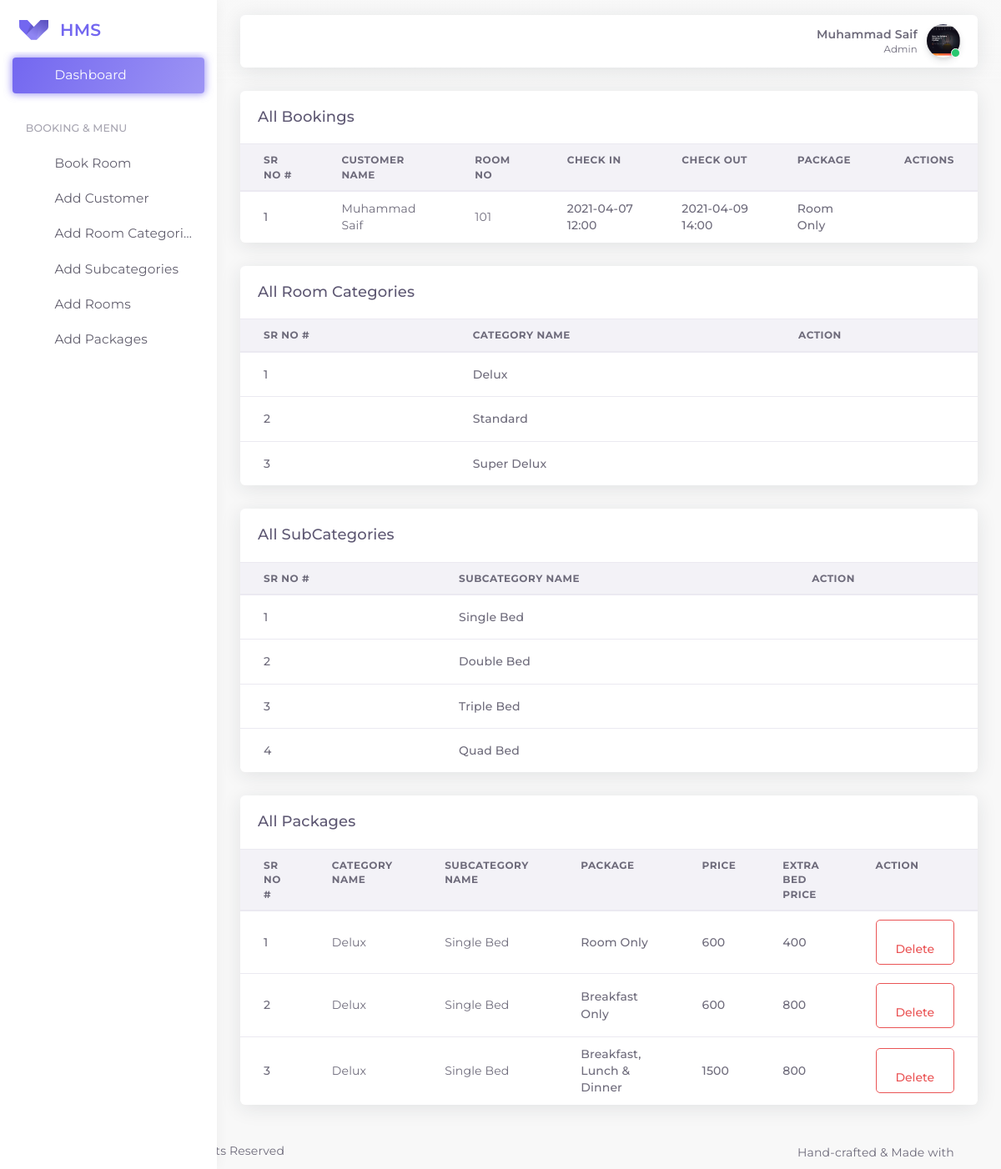
The app's page /themes/pages/dashboard.php (signed in) with its own data.
### tables this page shows
CREATE TABLE `hms_booking` (
  `bookid` int(11) NOT NULL,
  `customer_no` varchar(20) NOT NULL,
  `first_name` varchar(50) NOT NULL,
  `last_name` varchar(50) NOT NULL,
  `address` varchar(200) NOT NULL,
  `email` varchar(100) NOT NULL,
  `phone_no` varchar(100) NOT NULL,
  `id_card` varchar(50) NOT NULL,
  `id_card_type` varchar(50) NOT NULL,
  `country` varchar(25) NOT NULL,
  `catid` int(50) NOT NULL,
  `subcatid` int(50) NOT NULL,
  `room_no` varchar(50) NOT NULL,
  `extra_bed` varchar(50) NOT NULL,
  `pack_name` varchar(150) NOT NULL,
  `no_of_guests` int(10) NOT NULL,
  `check_in` varchar(100) NOT NULL,
  `check_out` varchar(100) NOT NULL,
  `total_payment` varchar(50) NOT NULL,
  `paid` varchar(50) DEFAULT NULL,
  `payment_method` varchar(50) NOT NULL,
  `status` varchar(10) NOT NULL,
  `created_at` datetime NOT NULL DEFAULT current_timestamp()
);

CREATE TABLE `hms_rooms_categories` (
  `rcid` int(11) NOT NULL,
  `category_name` varchar(100) NOT NULL,
  `created_at` datetime NOT NULL DEFAULT current_timestamp()
);

CREATE TABLE `hms_rooms_subcategories` (
  `subcatid` int(11) NOT NULL,
  `name` varchar(100) NOT NULL,
  `created_at` datetime NOT NULL DEFAULT current_timestamp()
);

CREATE TABLE `hms_packages` (
  `pack_id` int(11) NOT NULL,
  `catid` int(11) NOT NULL,
  `subcatid` int(11) NOT NULL,
  `pack_name` varchar(200) NOT NULL,
  `extra_bed` varchar(50) NOT NULL,
  `price` varchar(50) NOT NULL,
  `created_at` datetime NOT NULL DEFAULT current_timestamp()
);

### app-assets/classes/Booking.php (called while the page is built, shortened)
<?php
class Booking
{
    protected $conn;
    public function __construct($conn)
    {
        $this->conn = $conn;
    }
    public function get_all_bookings()
    {
        $stmt = $this->conn->prepare("SELECT * FROM hms_booking ORDER BY bookid DESC");
        $stmt->execute();
        $stmt->setFetchMode(PDO::FETCH_ASSOC);
        $bookings = $stmt->fetchAll();
        if ($bookings) {
            return $bookings;
        } else {
            return false;
        }
    }
}

### app-assets/classes/Rooms.php (called while the page is built, shortened)
<?php
class Rooms
{
    protected $conn;
    public function __construct($conn)
    {
        $this->conn = $conn;
    }
    public function get_room_categories()
    {
        $stmt = $this->conn->prepare("SELECT * FROM hms_rooms_categories");
        $stmt->execute();
        $stmt->setFetchMode(PDO::FETCH_ASSOC);
        $categories = $stmt->fetchAll();
        if ($categories) {
            return $categories;
        } else {
            return false;
        }
    }
    public function get_all_subcategories()
    {
        $stmt = $this->conn->prepare("SELECT * FROM hms_rooms_subcategories");
        $stmt->execute();
        $stmt->setFetchMode(PDO::FETCH_ASSOC);
        $subcategories = $stmt->fetchAll();
        if ($subcategories) {
            return $subcategories;
        } else {
            return false;
        }
    }
    public function get_all_packages()
    {
        $stmt = $this->conn->prepare("SELECT * FROM hms_packages");
        $stmt->execute();
        $stmt->setFetchMode(PDO::FETCH_ASSOC);
        $packages = $stmt->fetchAll();
        if ($packages) {
            return $packages;
        } else {
            return false;
        }
    }
}

### app-assets/includes/getpackages.php (the view, shortened to what this page needs)
<?php
$db = new DbConnect;
$conn = $db->DbConnection();
$rooms = new Rooms($conn);
$categories = $rooms->get_room_categories();
$subcategories = $rooms->get_all_subcategories();
$packages = $rooms->get_all_packages();
function searchcatename($catid, $catearray)
{
    foreach ($catearray as $categ) {
        if ($categ['rcid'] == $catid) {
            return $categ["category_name"];
        }
    }
    return null;
}
function searchsubcatename($subcatid, $subcatearray)
{
    foreach ($subcatearray as $categ) {
        if ($categ['subcatid'] == $subcatid) {
            return $categ["name"];
        }
    }
    return null;
}
?>
<div class="row" id="basic-table">
    <div class="col-12">
        <div class="card">
            <div class="card-header">
                <h4 class="card-title">All Packages</h4>
            </div>
            <div class="table-responsive">
                <table class="table">
                    <thead>
                        <tr>
                            <th>Sr No #</th>
                            <th>Category Name</th>
                            <th>SubCategory Name</th>
                            <th>Package</th>
                            <th>Price</th>
                            <th>Extra Bed Price</th>
                            <th>Action</th>
                        </tr>
                    </thead>
                    <tbody>
                        <?php
                        if ($packages) {
                            $i = 1;
                            foreach ($packages as $package) {
                                echo '<tr>
                            <td>
                                <span class="font-weight-bold">' . $i . '</span>
                            </td>
                            <td>' . searchcatename($package["catid"], $categories) . '</td>
                            <td>' . searchsubcatename($package["subcatid"], $subcategories) . '</td>
                            <td class="font-weight-bold">' . $package["pack_name"] . '</td>
                            <td class="font-weight-bold">' . $package["price"] . '</td>
                            <td class="font-weight-bold">' . $package["extra_bed"] . '</td>
                            <td>
                            <form>
                            <input type="hidden" value="' . $package["pack_id"] . '" name="pack_id">
                            <button type="button" class="btn btn-outline-danger btndelete" id="deletepackage">
                                <i data-feather="trash" class="mr-50"></i>
                                <span>Delete</span>
                            </button>
                            </form>
                            </td>
                        </tr>';
                                $i++;
                            }
                        } else {
                            echo "<tr><td class='p-1'> No Packages Found.</td><tr>";
                        }
                        ?>
                    </tbody>
                </table>
            </div>
        </div>
    </div>
</div>

### app-assets/includes/getbooking.php (shortened to what this page needs)
<?php
$db = new DbConnect;
$conn = $db->DbConnection();
$bookings = new Booking($conn);
$booked = $bookings->get_all_bookings();
?>
<div class="row" id="basic-table">
    <div class="col-12">
        <div class="card">
            <div class="card-header">
                <h4 class="card-title">All Bookings</h4>
            </div>
            <div class="table-responsive">
                <table class="table">
                    <thead>
                        <tr>
                            <th>Sr No #</th>
                            <th>Customer Name</th>
                            <th>Room No</th>
                            <th>Check In</th>
                            <th>Check out</th>
                            <th>Package</th>
                            <th>Actions</th>
                        </tr>
                    </thead>
                    <tbody>
                        <?php
                        if ($booked) {
                            $i = 1;
                            foreach ($booked as $bookdata) {
                                echo '<tr>
                            <td>
                                <span class="font-weight-bold">' . $i . '</span>
                            </td>
                            <td>' . $bookdata["first_name"] . ' ' . $bookdata["last_name"] . '</td>
                            <td>' . $bookdata["room_no"] . '</td>
                            <td class="font-weight-bold">' . $bookdata["check_in"] . '</td>
                            <td class="font-weight-bold">' . $bookdata["check_out"] . '</td>
                            <td class="font-weight-bold">' . $bookdata["pack_name"] . '</td>
                            <td>
                            <div class="dropdown">
                            <button type="button" class="btn btn-sm dropdown-toggle hide-arrow" data-toggle="dropdown">
                                <i data-feather="more-vertical"></i>
                            </button>
                            <div class="dropdown-menu">
                                <a class="dropdown-item" href="/booking/print/'.$bookdata["bookid"].'">
                                    <i data-feather="file" class="mr-50"></i>
                                    <span>Print</span>
                                </a>
                                <a class="dropdown-item" href="javascript:void(0);">
                                    <i data-feather="trash" class="mr-50"></i>
                                    <span>Delete</span>
                                </a>
                            </div>
                        </div>
                            </td>
                        </tr>';
                                $i++;
                            }
                        } else {
                            echo "<tr><td class='p-1'> No Booking Found.</td><tr>";
                        }
                        ?>
                    </tbody>
                </table>
            </div>
        </div>
    </div>
</div>

### app-assets/includes/getcategory.php (shortened to what this page needs)
<?php
$db = new DbConnect;
$conn = $db->DbConnection();
$rooms = new Rooms($conn);
$categories = $rooms->get_room_categories();
?>
<div class="row" id="basic-table">
    <div class="col-12">
        <div class="card">
            <div class="card-header">
                <h4 class="card-title">All Room Categories</h4>
            </div>
            <div class="table-responsive">
                <table class="table">
                    <thead>
                        <tr>
                            <th>Sr No #</th>
                            <th>Category Name</th>
                            <th>Action</th>
                        </tr>
                    </thead>
                    <tbody>
                        <?php
                        if ($categories) {
                            foreach ($categories as $category) {
                                echo '<tr>
                            <td>
                                <span class="font-weight-bold">' . $category["rcid"] . '</span>
                            </td>
                            <td class="font-weight-bold">' . $category["category_name"] . '</td>
                            <td>
                                <div class="dropdown">
                                    <button type="button" class="btn btn-sm dropdown-toggle hide-arrow" data-toggle="dropdown">
                                        <i data-feather="more-vertical"></i>
                                    </button>
                                    <div class="dropdown-menu">
                                        <a class="dropdown-item" href="javascript:void(0);">
                                            <button type="button" class="btn btn-outline-primary btnedit" data-toggle="modal" data-target="#inlineForm">
                                                <i data-feather="edit-2" class="mr-50"></i>
                                                <span>Edit</span>
                                            </button>
                                        </a>
                                        <a class="dropdown-item" href="javascript:void(0);">
                                            <button type="button" class="btn btn-outline-danger btndelete" data-toggle="modal" data-target="#DeleteForm">
                                                <i data-feather="trash" class="mr-50"></i>
                                                <span>Delete</span>
                                            </button>
                                        </a>
                                    </div>
                                </div>
                            </td>
                        </tr>';
                            }
                        } else {
                            echo "<tr><td class='p-1'> No categories Found.</td><tr>";
                        }
                        ?>
                    </tbody>
                </table>
            </div>
        </div>
    </div>
</div>

### app-assets/includes/getsubcategory.php (shortened to what this page needs)
<?php
$db = new DbConnect;
$conn = $db->DbConnection();
$rooms = new Rooms($conn);
$subcategories = $rooms->get_all_subcategories();
?>
<div class="row" id="basic-table">
    <div class="col-12">
        <div class="card">
            <div class="card-header">
                <h4 class="card-title">All SubCategories</h4>
            </div>
            <div class="table-responsive">
                <table class="table">
                    <thead>
                        <tr>
                            <th>Sr No #</th>
                            <th>SubCategory Name</th>
                            <th>Action</th>
                        </tr>
                    </thead>
                    <tbody>
                        <?php
                        if ($subcategories) {
                            foreach ($subcategories as $category) {
                                echo '<tr>
                            <td>
                                <span class="font-weight-bold">' . $category["subcatid"] . '</span>
                            </td>
                            <td class="font-weight-bold">' . $category["name"] . '</td>
                            <td>
                                <div class="dropdown">
                                    <button type="button" class="btn btn-sm dropdown-toggle hide-arrow" data-toggle="dropdown">
                                        <i data-feather="more-vertical"></i>
                                    </button>
                                    <div class="dropdown-menu">
                                        <a class="dropdown-item" href="javascript:void(0);">
                                            <button type="button" class="btn btn-outline-primary btnedit" data-toggle="modal" data-target="#inlineForm">
                                                <i data-feather="edit-2" class="mr-50"></i>
                                                <span>Edit</span>
                                            </button>
                                        </a>
                                        <a class="dropdown-item" href="javascript:void(0);">
                                            <button type="button" class="btn btn-outline-danger btndelete" data-toggle="modal" data-target="#DeleteForm">
                                                <i data-feather="trash" class="mr-50"></i>
                                                <span>Delete</span>
                                            </button>
                                        </a>
                                    </div>
                                </div>
                            </td>
                        </tr>';
                            }
                        } else {
                            echo "<tr><td class='p-1'> No subcategories Found.</td><tr>";
                        }
                        ?>
                    </tbody>
                </table>
            </div>
        </div>
    </div>
</div>

### records on screen
hms_booking: first_name "Muhammad", last_name "Saif", room_no "101", check_in "2021-04-07 12:00", check_out "2021-04-09 14:00", pack_name "Room Only"
hms_rooms_categories: rcid "1", category_name "Delux"
hms_rooms_categories: rcid "2", category_name "Standard"
hms_rooms_categories: rcid "3", category_name "Super Delux"
hms_rooms_subcategories: subcatid "1", name "Single Bed"
hms_rooms_subcategories: subcatid "2", name "Double Bed"
hms_rooms_subcategories: subcatid "3", name "Triple Bed"
hms_rooms_subcategories: subcatid "4", name "Quad Bed"
hms_packages: catid.category_name "Delux", subcatid.name "Single Bed", pack_name "Room Only", price "600", extra_bed "400"
hms_packages: catid.category_name "Delux", subcatid.name "Single Bed", pack_name "Breakfast Only", price "600", extra_bed "800"
hms_packages: catid.category_name "Delux", subcatid.name "Single Bed", pack_name "Breakfast, Lunch & Dinner", price "1500", extra_bed "800"

### other values on screen
$_SESSION["full_name"] "Muhammad Saif"
$_SESSION["role_id"] "Admin"
